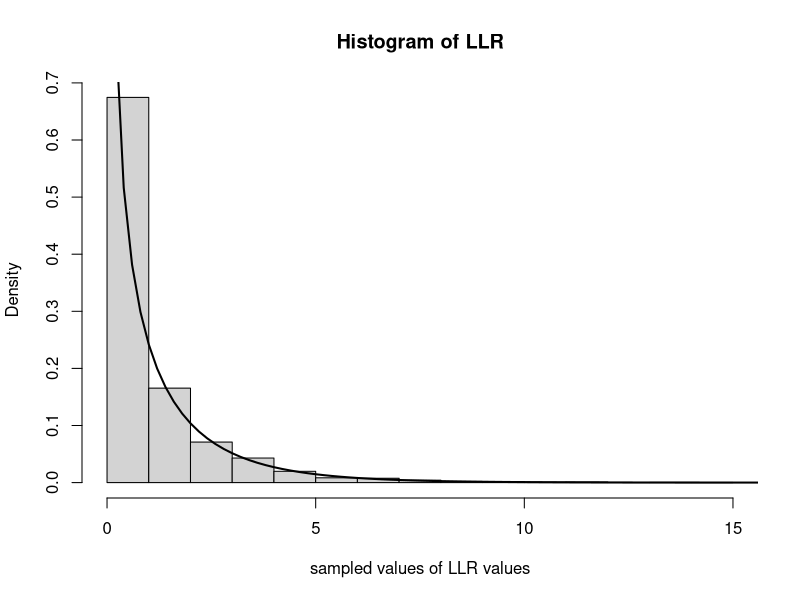

Write the R code that produced this figure.
## ---- chunk 1
knitr::opts_chunk$set(echo = TRUE)
## ---- chunk 2
num.iterations         <- 5000
lambda.truth           <- 0.4
num.samples.per.iter   <- 500
samples                <- numeric(num.iterations)
for(iter in seq_len(num.iterations)) {
  data            <- rpois(num.samples.per.iter, lambda.truth)
  samples[iter]   <- 2*num.samples.per.iter*(mean(data)*log(mean(data)/lambda.truth) + lambda.truth - mean(data))
}
hist(samples, freq=F, main='Histogram of LLR', xlab='sampled values of LLR values')
curve(dchisq(x, 1), 0, 20, lwd=2, xlab = "", ylab = "", add = T)
